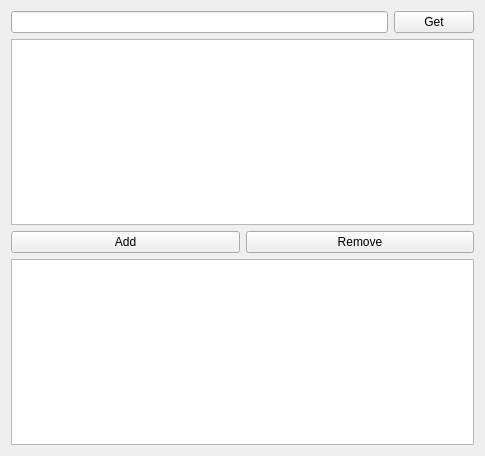
<?xml version="1.0" encoding="UTF-8"?>
<ui version="4.0">
 <class>Widget</class>
 <widget class="QWidget" name="Widget">
  <property name="geometry">
   <rect>
    <x>0</x>
    <y>0</y>
    <width>485</width>
    <height>456</height>
   </rect>
  </property>
  <property name="windowTitle">
   <string>Widget</string>
  </property>
  <layout class="QVBoxLayout" name="verticalLayout_2">
   <item>
    <layout class="QVBoxLayout" name="verticalLayout">
     <item>
      <layout class="QHBoxLayout" name="horizontalLayout">
       <item>
        <widget class="QLineEdit" name="urlEdit"/>
       </item>
       <item>
        <widget class="QPushButton" name="getBtn">
         <property name="text">
          <string>Get</string>
         </property>
        </widget>
       </item>
      </layout>
     </item>
     <item>
      <widget class="QTableWidget" name="paramTable"/>
     </item>
     <item>
      <layout class="QHBoxLayout" name="horizontalLayout_2">
       <item>
        <widget class="QPushButton" name="addParam">
         <property name="text">
          <string>Add</string>
         </property>
        </widget>
       </item>
       <item>
        <widget class="QPushButton" name="removeParam">
         <property name="text">
          <string>Remove</string>
         </property>
        </widget>
       </item>
      </layout>
     </item>
     <item>
      <widget class="QTextEdit" name="responseEdit"/>
     </item>
    </layout>
   </item>
  </layout>
 </widget>
 <layoutdefault spacing="6" margin="11"/>
 <resources/>
 <connections/>
</ui>
